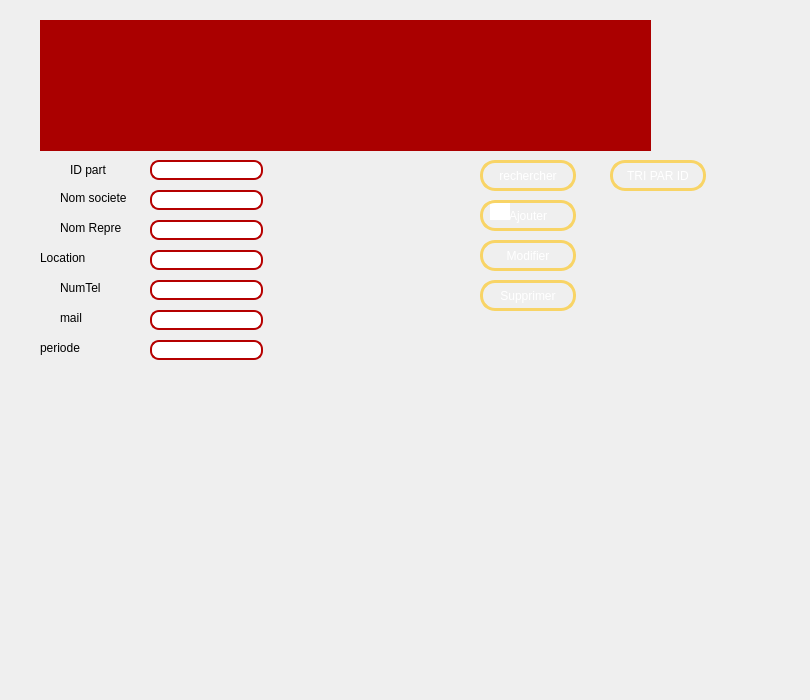
     <widget class="QWidget" name="tab_6">
      <attribute name="title">
       <string>Gestion_Partenaire</string>
      </attribute>
      <widget class="QLabel" name="label_5">
       <property name="geometry">
        <rect>
         <x>70</x>
         <y>160</y>
         <width>71</width>
         <height>20</height>
        </rect>
       </property>
       <property name="text">
        <string>ID part</string>
       </property>
      </widget>
      <widget class="QLineEdit" name="lineEdit_id_3">
       <property name="geometry">
        <rect>
         <x>150</x>
         <y>160</y>
         <width>113</width>
         <height>20</height>
        </rect>
       </property>
       <property name="styleSheet">
        <string notr="true">QLineEdit
{
border-radius:9px;
border: 2px solid #b50000;
background: qradialgradient(cx: 0.3, cy: -0.4,
fx: 0.0, fy: -0.0,
radius: 1.89, stop: 0 #ffffff, stop: 1 #999);
}</string>
       </property>
      </widget>
      <widget class="QLabel" name="label_6">
       <property name="geometry">
        <rect>
         <x>60</x>
         <y>190</y>
         <width>81</width>
         <height>16</height>
        </rect>
       </property>
       <property name="text">
        <string>Nom societe</string>
       </property>
      </widget>
      <widget class="QLabel" name="label_7">
       <property name="geometry">
        <rect>
         <x>60</x>
         <y>220</y>
         <width>61</width>
         <height>16</height>
        </rect>
       </property>
       <property name="text">
        <string>Nom Repre</string>
       </property>
      </widget>
      <widget class="QPushButton" name="pb_ajouter_2">
       <property name="geometry">
        <rect>
         <x>480</x>
         <y>200</y>
         <width>96</width>
         <height>31</height>
        </rect>
       </property>
       <property name="styleSheet">
        <string notr="true"> QPushButton {
color: #ffffff;
border: 3px solid #f8d466;
font: 8pt &quot;MS Reference Sans Serif&quot;;
border-radius: 15px;
padding: 5px;
background: qradialgradient(cx: 0.3, cy: -0.4,
fx: 0.3, fy: -0.4,
radius: 3, stop: 0 #aa3118, stop: 1 #550000);
min-width: 80px;
}

QPushButton:hover {
background: qradialgradient(cx: 0.3, cy: -0.4,
fx: 0.3, fy: -0.4,
radius: 3, stop: 0 #aa3118, stop: 1 #552a2a);
}

 QPushButton:pressed {
background: qradialgradient(cx: 0.4, cy: -0.1,
fx: 0.4, fy: -0.1,
radius: 3, stop: 0 #aa3118, stop: 1 #554040);
}</string>
       </property>
       <property name="text">
        <string>Ajouter</string>
       </property>
      </widget>
      <widget class="QPushButton" name="pb_modifier_4">
       <property name="geometry">
        <rect>
         <x>480</x>
         <y>240</y>
         <width>96</width>
         <height>31</height>
        </rect>
       </property>
       <property name="styleSheet">
        <string notr="true"> QPushButton {
color: #ffffff;
border: 3px solid #f8d466;
font: 8pt &quot;MS Reference Sans Serif&quot;;
border-radius: 15px;
padding: 5px;
background: qradialgradient(cx: 0.3, cy: -0.4,
fx: 0.3, fy: -0.4,
radius: 3, stop: 0 #aa3118, stop: 1 #550000);
min-width: 80px;
}

QPushButton:hover {
background: qradialgradient(cx: 0.3, cy: -0.4,
fx: 0.3, fy: -0.4,
radius: 3, stop: 0 #aa3118, stop: 1 #552a2a);
}

 QPushButton:pressed {
background: qradialgradient(cx: 0.4, cy: -0.1,
fx: 0.4, fy: -0.1,
radius: 3, stop: 0 #aa3118, stop: 1 #554040);
}</string>
       </property>
       <property name="text">
        <string>Modifier</string>
       </property>
      </widget>
      <widget class="QPushButton" name="pb_supprimer_2">
       <property name="geometry">
        <rect>
         <x>480</x>
         <y>280</y>
         <width>96</width>
         <height>31</height>
        </rect>
       </property>
       <property name="styleSheet">
        <string notr="true"> QPushButton {
color: #ffffff;
border: 3px solid #f8d466;
font: 8pt &quot;MS Reference Sans Serif&quot;;
border-radius: 15px;
padding: 5px;
background: qradialgradient(cx: 0.3, cy: -0.4,
fx: 0.3, fy: -0.4,
radius: 3, stop: 0 #aa3118, stop: 1 #550000);
min-width: 80px;
}

QPushButton:hover {
background: qradialgradient(cx: 0.3, cy: -0.4,
fx: 0.3, fy: -0.4,
radius: 3, stop: 0 #aa3118, stop: 1 #552a2a);
}

 QPushButton:pressed {
background: qradialgradient(cx: 0.4, cy: -0.1,
fx: 0.4, fy: -0.1,
radius: 3, stop: 0 #aa3118, stop: 1 #554040);
}</string>
       </property>
       <property name="text">
        <string>Supprimer</string>
       </property>
      </widget>
      <widget class="QTableView" name="tabservicech">
       <property name="geometry">
        <rect>
         <x>40</x>
         <y>20</y>
         <width>611</width>
         <height>131</height>
        </rect>
       </property>
       <property name="styleSheet">
        <string notr="true">QWidget {
    background-color: #aa0000;
    color: #fffff8;
}
QTableView{border: 6px solid #aa0000; /*other code about padding background stc*/ ;}
QHeaderView::section {
    background-color: #aaaa7f;
    padding: 4px;
    border: 1px solid #fffff8;
    font-size: 8pt;
}

QTableWidget {
    gridline-color: #ff4842;
    font-size: 9pt;
}

QTableWidget QTableCornerButton::section {
    background-color: #ff4842;
    border: 1px solid #fffff8;
}</string>
       </property>
      </widget>
      <widget class="QLineEdit" name="lineEdit_dispo">
       <property name="geometry">
        <rect>
         <x>490</x>
         <y>200</y>
         <width>20</width>
         <height>20</height>
        </rect>
       </property>
       <property name="styleSheet">
        <string notr="true">QLineEdit{
background-color: transparent;
border-image: url(:off.png);
background: none;
border: none;
background-repeat: none;
}</string>
       </property>
      </widget>
      <widget class="QPushButton" name="pushButton">
       <property name="geometry">
        <rect>
         <x>480</x>
         <y>160</y>
         <width>96</width>
         <height>31</height>
        </rect>
       </property>
       <property name="styleSheet">
        <string notr="true"> QPushButton {
color: #ffffff;
border: 3px solid #f8d466;
font: 8pt &quot;MS Reference Sans Serif&quot;;
border-radius: 15px;
padding: 5px;
background: qradialgradient(cx: 0.3, cy: -0.4,
fx: 0.3, fy: -0.4,
radius: 3, stop: 0 #aa3118, stop: 1 #550000);
min-width: 80px;
}

QPushButton:hover {
background: qradialgradient(cx: 0.3, cy: -0.4,
fx: 0.3, fy: -0.4,
radius: 3, stop: 0 #aa3118, stop: 1 #552a2a);
}

 QPushButton:pressed {
background: qradialgradient(cx: 0.4, cy: -0.1,
fx: 0.4, fy: -0.1,
radius: 3, stop: 0 #aa3118, stop: 1 #554040);
}</string>
       </property>
       <property name="text">
        <string>rechercher</string>
       </property>
      </widget>
      <widget class="QLineEdit" name="lineEdit_prix_3">
       <property name="geometry">
        <rect>
         <x>150</x>
         <y>190</y>
         <width>113</width>
         <height>20</height>
        </rect>
       </property>
       <property name="styleSheet">
        <string notr="true">QLineEdit
{
border-radius:9px;
border: 2px solid #b50000;
background: qradialgradient(cx: 0.3, cy: -0.4,
fx: 0.0, fy: -0.0,
radius: 1.89, stop: 0 #ffffff, stop: 1 #999);
}</string>
       </property>
      </widget>
      <widget class="QLineEdit" name="lineEdit_prix_4">
       <property name="geometry">
        <rect>
         <x>150</x>
         <y>220</y>
         <width>113</width>
         <height>20</height>
        </rect>
       </property>
       <property name="styleSheet">
        <string notr="true">QLineEdit
{
border-radius:9px;
border: 2px solid #b50000;
background: qradialgradient(cx: 0.3, cy: -0.4,
fx: 0.0, fy: -0.0,
radius: 1.89, stop: 0 #ffffff, stop: 1 #999);
}</string>
       </property>
      </widget>
      <widget class="QLabel" name="label_10">
       <property name="geometry">
        <rect>
         <x>40</x>
         <y>250</y>
         <width>91</width>
         <height>16</height>
        </rect>
       </property>
       <property name="text">
        <string>Location</string>
       </property>
      </widget>
      <widget class="QLineEdit" name="lineEdit_prix_5">
       <property name="geometry">
        <rect>
         <x>150</x>
         <y>250</y>
         <width>113</width>
         <height>20</height>
        </rect>
       </property>
       <property name="styleSheet">
        <string notr="true">QLineEdit
{
border-radius:9px;
border: 2px solid #b50000;
background: qradialgradient(cx: 0.3, cy: -0.4,
fx: 0.0, fy: -0.0,
radius: 1.89, stop: 0 #ffffff, stop: 1 #999);
}</string>
       </property>
      </widget>
      <widget class="QLabel" name="label_14">
       <property name="geometry">
        <rect>
         <x>60</x>
         <y>280</y>
         <width>81</width>
         <height>16</height>
        </rect>
       </property>
       <property name="text">
        <string>NumTel</string>
       </property>
      </widget>
      <widget class="QLabel" name="label_15">
       <property name="geometry">
        <rect>
         <x>40</x>
         <y>340</y>
         <width>91</width>
         <height>16</height>
        </rect>
       </property>
       <property name="text">
        <string>periode</string>
       </property>
      </widget>
      <widget class="QLabel" name="label_16">
       <property name="geometry">
        <rect>
         <x>60</x>
         <y>310</y>
         <width>61</width>
         <height>16</height>
        </rect>
       </property>
       <property name="text">
        <string>mail</string>
       </property>
      </widget>
      <widget class="QLineEdit" name="lineEdit_prix_6">
       <property name="geometry">
        <rect>
         <x>150</x>
         <y>340</y>
         <width>113</width>
         <height>20</height>
        </rect>
       </property>
       <property name="styleSheet">
        <string notr="true">QLineEdit
{
border-radius:9px;
border: 2px solid #b50000;
background: qradialgradient(cx: 0.3, cy: -0.4,
fx: 0.0, fy: -0.0,
radius: 1.89, stop: 0 #ffffff, stop: 1 #999);
}</string>
       </property>
      </widget>
      <widget class="QLineEdit" name="lineEdit_prix_7">
       <property name="geometry">
        <rect>
         <x>150</x>
         <y>280</y>
         <width>113</width>
         <height>20</height>
        </rect>
       </property>
       <property name="styleSheet">
        <string notr="true">QLineEdit
{
border-radius:9px;
border: 2px solid #b50000;
background: qradialgradient(cx: 0.3, cy: -0.4,
fx: 0.0, fy: -0.0,
radius: 1.89, stop: 0 #ffffff, stop: 1 #999);
}</string>
       </property>
      </widget>
      <widget class="QLineEdit" name="lineEdit_prix_8">
       <property name="geometry">
        <rect>
         <x>150</x>
         <y>310</y>
         <width>113</width>
         <height>20</height>
        </rect>
       </property>
       <property name="styleSheet">
        <string notr="true">QLineEdit
{
border-radius:9px;
border: 2px solid #b50000;
background: qradialgradient(cx: 0.3, cy: -0.4,
fx: 0.0, fy: -0.0,
radius: 1.89, stop: 0 #ffffff, stop: 1 #999);
}</string>
       </property>
      </widget>
      <widget class="QLabel" name="label_19">
       <property name="geometry">
        <rect>
         <x>-80</x>
         <y>-210</y>
         <width>801</width>
         <height>691</height>
        </rect>
       </property>
       <property name="styleSheet">
        <string notr="true">border-image: url(C:/Users/MY HP/Desktop/QT/5edma avec metier sans intg/Crud employe,mission/projet2020/malek/jribidesign.png);
</string>
       </property>
       <property name="text">
        <string/>
       </property>
      </widget>
      <widget class="QPushButton" name="pb_supprimer_3">
       <property name="geometry">
        <rect>
         <x>610</x>
         <y>160</y>
         <width>96</width>
         <height>31</height>
        </rect>
       </property>
       <property name="styleSheet">
        <string notr="true"> QPushButton {
color: #ffffff;
border: 3px solid #f8d466;
font: 8pt &quot;MS Reference Sans Serif&quot;;
border-radius: 15px;
padding: 5px;
background: qradialgradient(cx: 0.3, cy: -0.4,
fx: 0.3, fy: -0.4,
radius: 3, stop: 0 #aa3118, stop: 1 #550000);
min-width: 80px;
}

QPushButton:hover {
background: qradialgradient(cx: 0.3, cy: -0.4,
fx: 0.3, fy: -0.4,
radius: 3, stop: 0 #aa3118, stop: 1 #552a2a);
}

 QPushButton:pressed {
background: qradialgradient(cx: 0.4, cy: -0.1,
fx: 0.4, fy: -0.1,
radius: 3, stop: 0 #aa3118, stop: 1 #554040);
}</string>
       </property>
       <property name="text">
        <string>TRI PAR ID</string>
       </property>
      </widget>
      <zorder>label_19</zorder>
      <zorder>lineEdit_dispo</zorder>
      <zorder>label_5</zorder>
      <zorder>lineEdit_id_3</zorder>
      <zorder>label_6</zorder>
      <zorder>label_7</zorder>
      <zorder>pb_ajouter_2</zorder>
      <zorder>pb_modifier_4</zorder>
      <zorder>pb_supprimer_2</zorder>
      <zorder>tabservicech</zorder>
      <zorder>pushButton</zorder>
      <zorder>lineEdit_prix_3</zorder>
      <zorder>lineEdit_prix_4</zorder>
      <zorder>label_10</zorder>
      <zorder>lineEdit_prix_5</zorder>
      <zorder>label_14</zorder>
      <zorder>label_15</zorder>
      <zorder>label_16</zorder>
      <zorder>lineEdit_prix_6</zorder>
      <zorder>lineEdit_prix_7</zorder>
      <zorder>lineEdit_prix_8</zorder>
      <zorder>pb_supprimer_3</zorder>
     </widget>
